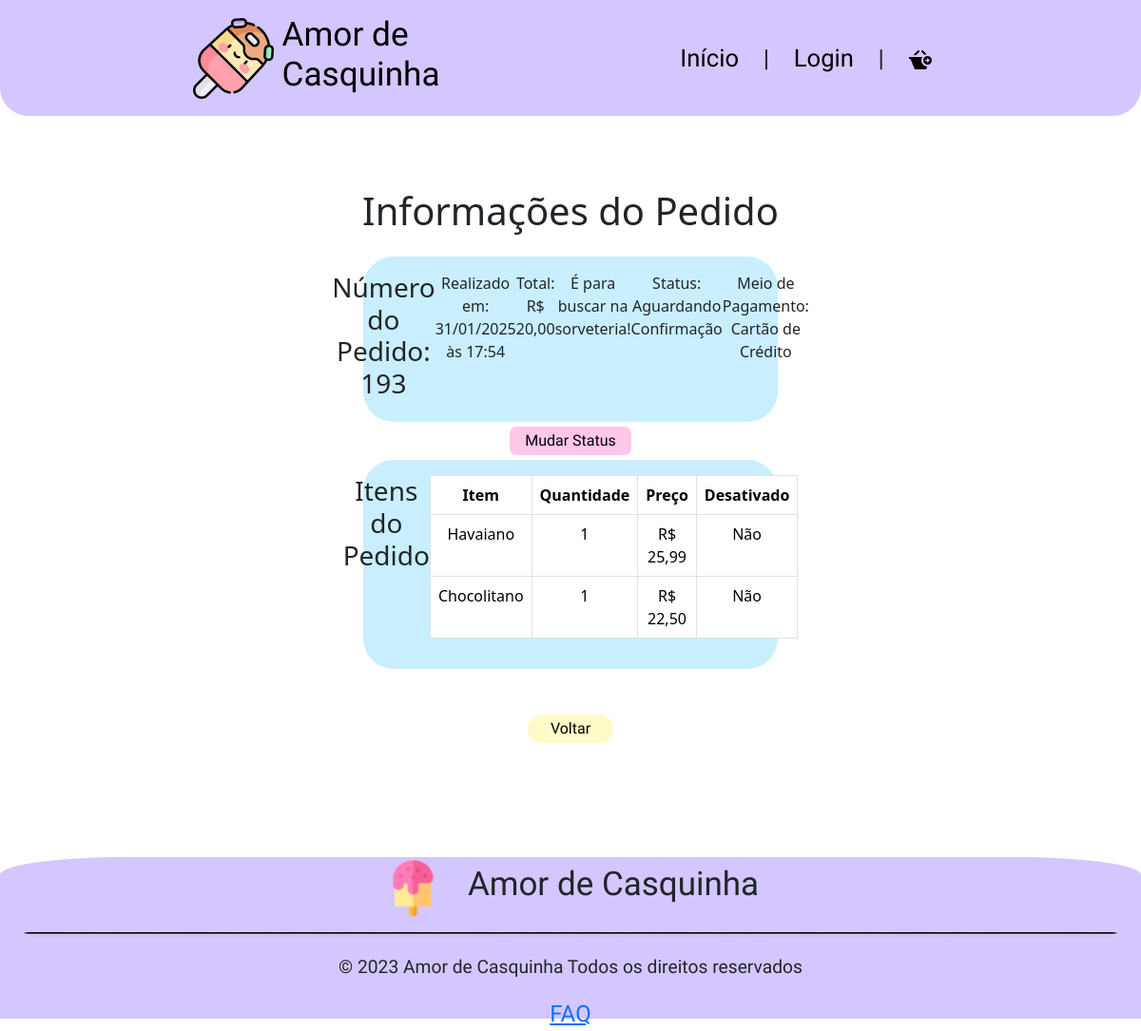
The page /app/view/informacoesPedido.php?idPedido=193 on the database its author committed.
### tables this page shows
CREATE TABLE `pedidos` (
  `idPedido` int(11) NOT NULL,
  `idCliente` int(11) NOT NULL,
  `dtPedido` datetime DEFAULT NULL,
  `dtPagamento` datetime DEFAULT NULL,
  `tipoFrete` int(11) DEFAULT 0 COMMENT '{ { 0, Retirada }, { 1, MOTOBOY } }',
  `idEndereco` int(11) DEFAULT NULL,
  `valorTotal` decimal(12,2) DEFAULT NULL,
  `dtCancelamento` datetime DEFAULT NULL,
  `motivoCancelamento` text DEFAULT NULL,
  `statusPedido` enum('Aguardando Confirmação','Aguardando Envio','A Caminho','Entregue','Cancelado','Concluído','Entrega Falhou') DEFAULT 'Aguardando Confirmação',
  `idEntregador` int(11) DEFAULT NULL,
  `frete` double DEFAULT NULL,
  `meioPagamento` enum('Cartão de Débito','Cartão de Crédito','Dinheiro') NOT NULL DEFAULT 'Dinheiro',
  `trocoPara` float DEFAULT NULL
);

CREATE TABLE `itens_pedido` (
  `idPedido` int(11) DEFAULT NULL,
  `idProduto` int(11) DEFAULT NULL,
  `quantidade` int(11) DEFAULT NULL
);

CREATE TABLE `variacaoproduto` (
  `idVariacao` int(11) NOT NULL,
  `desativado` tinyint(4) DEFAULT 0,
  `nomeVariacao` varchar(255) NOT NULL,
  `precoVariacao` decimal(10,2) NOT NULL,
  `fotoVariacao` varchar(255) NOT NULL,
  `idProduto` int(11) NOT NULL
);

### app/config/database.php (called while the page is built, shortened)
<?php
    class Database {
        private $host;
        private $db;
        private $user;
        private $pass;
        private $charset;
        private $conn;
        public function __construct() {
            $env = file_get_contents(__DIR__."/.env");
            $lines = explode("\n",$env);
            $this->host = 'localhost';
            $this->db = 'db_sorveteria';
            $this->user = 'root';
            $this->pass = '';
            $this->charset = 'utf8mb4';
        }
        public function getConnection() {
            $dsn = "mysql:host={$this->host};dbname={$this->db};charset={$this->charset}";
            $options = [
                PDO::ATTR_ERRMODE            => PDO::ERRMODE_EXCEPTION,
                PDO::ATTR_DEFAULT_FETCH_MODE => PDO::FETCH_ASSOC,
                PDO::ATTR_EMULATE_PREPARES   => false,
            ];
            try {
                $this->conn = new PDO($dsn, $this->user, $this->pass, $options);
            } catch (PDOException $e) {
                throw new PDOException($e->getMessage(), (int)$e->getCode());
            }
            return $this->conn;
        }
}

### app/model/pedido.php (called while the page is built, shortened)
<?php
require_once '../config/database.php';
class Pedido {
    private $conn;
    public function __construct() {
        try {
            $database = new DataBase();
            $this->conn = $database->getConnection();
        } catch (PDOException $e) {
            throw new Exception("Erro ao conectar com o banco de dados: " . $e->getMessage());
        }
    }
    public function listarPedidoPorId($idPedido) {
        if (isset($idPedido)) {
            try {
                $stmt = $this->conn->prepare("CALL ListarPedidoPorID(?)");
                $stmt->bindParam(1, $idPedido, PDO::PARAM_INT);
                $stmt->execute();
                $pedido = null;
                if ($stmt->rowCount() > 0) {
                    $pedido = $stmt->fetch(PDO::FETCH_ASSOC);
                }
                return $pedido;
            } catch (PDOException $e) {
                echo $e;
                throw new Exception("Erro ao listar pedido: " . $e->getMessage());
            }
        } else {
            throw new Exception("ID do pedido não fornecido!");
        }
    }
    public function listarInformacoesPedido($idPedido) {
        if (isset($idPedido)) {
            try {
                $stmt = $this->conn->prepare("CALL ListarInformacoesPedido(?)");
                $stmt->bindParam(1, $idPedido, PDO::PARAM_INT);
                $stmt->execute();
                $produtos = [];
                while ($row = $stmt->fetch(PDO::FETCH_ASSOC)) {
                    $produtos[] = $row;
                }
                return $produtos;
            } catch (PDOException $e) {
                echo $e;
                throw new Exception("Erro ao listar pedido: " . $e->getMessage());
            }
        } else {
            throw new Exception("ID do pedido não fornecido!");
        }
    }
}
?>

### app/controller/pedidoController.php (called while the page is built, shortened)
<?php
require_once '../model/pedido.php';
class PedidoController {
    private $pedidoModel;
    public function __construct() {
        $this->pedidoModel = new Pedido();
    }
    public function listarPedidoPorId($idPedido) {
        try {
            return $this->pedidoModel->listarPedidoPorId($idPedido);
        } catch (Exception $e) {
            return ["error" => $e->getMessage()];
        }
    }
    public function listarInformacoesPedido($pedidoId) {
        try {
            return $this->pedidoModel->listarInformacoesPedido($pedidoId);
        } catch (Exception $e) {
            return ["error" => $e->getMessage()];
        }
    }
}
?>

### app/view/informacoesPedido.php (the view, shortened to what this page needs)
<?php
require_once '../controller/PedidoController.php';
$pedidoController = new PedidoController();
?>
<!DOCTYPE html>
<html lang="pt-br">
<head>
    <link href="https://cdn.jsdelivr.net/npm/bootstrap@5.3.2/dist/css/bootstrap.min.css" rel="stylesheet">
    <link rel="stylesheet" href="style/CabecalhoRodape.css">
    <link rel="stylesheet" href="style/infoPedidos.css">
</head>
<body>
    <?php
    include_once 'components/header.php';
    $pedidoId = $_GET['idPedido'] ?? null;
    ?>
    <main class="container my-5 text-center flex flex-column justify-content-center">
        <h1 class="text-center mb-4">Informações do Pedido</h1>
        <div class="container text-center">
            <?php if ($pedidoId): ?>
                <?php
                $pedido = $pedidoController->listarPedidoPorId($pedidoId);
                $produtos = $pedidoController->listarInformacoesPedido($pedidoId);
                ?>
                <div class="box-pedido w-100 d-flex justify-content-center blue m-auto rounded-5 py-3">
                    <?php if ($pedido): ?>
                        <h3>Número do Pedido: <?= htmlspecialchars($pedido['idPedido']) ?></h3>
                        <p>Realizado em: <?= htmlspecialchars((new DateTime($pedido['dtPedido']))->format('d/m/Y \à\s H:i')); ?></p>
                        <p>Total: R$ <?= number_format($pedido['valorTotal'], 2, ',', '.') ?></p>
                        <p><?= $pedido['tipoFrete'] == 1 ? 'É para entrega!' : 'É para buscar na sorveteria!' ?></p>
                        <p>Status: <?= htmlspecialchars($pedido['statusPedido']) ?></p>
                        <p>Meio de Pagamento: <?= htmlspecialchars($pedido['meioPagamento']) ?></p>
                    </div>
                    <?php
                    $statusPermitidos = ['Aguardando Confirmação', 'Preparando pedido', 'Aguardando Envio', 'Aguardando Retirada'];
                    if (in_array($pedido['statusPedido'], $statusPermitidos) || ($pedido['tipoFrete'] == 0 && $pedido['statusPedido'] == 'Entregue')):
                    ?>
                        <form method="POST" action="">
                            <button type="submit" class="btnStatus px-3">Mudar Status</button>
                        </form>
                    <?php endif; ?>
                <?php else: ?>
                    <div class="alert alert-danger">Pedido não encontrado.</div>
                <?php endif; ?>
                <div class="box-pedido w-100 d-flex justify-content-center blue m-auto rounded-5 py-3">
                    <?php if ($produtos): ?>
                        <h3>Itens do Pedido</h3>
                        <table class="table table-bordered">
                            <thead>
                                <tr>
                                    <th>Item</th>
                                    <th>Quantidade</th>
                                    <th>Preço</th>
                                    <th>Desativado</th>
                                </tr>
                            </thead>
                            <tbody>
                                <?php foreach ($produtos as $itens): ?>
                                    <tr>
                                        <td><?= htmlspecialchars($itens['NomeProduto']) ?></td>
                                        <td><?= htmlspecialchars($itens['quantidade']) ?></td>
                                        <td>R$ <?= number_format($itens['Preco'], 2, ',', '.') ?></td>
                                        <td><?= $itens['ProdutoDesativado'] ? 'Sim' : 'Não' ?></td>
                                    </tr>
                                <?php endforeach; ?>
                            </tbody>
                        </table>
                    <?php endif; ?>
                </div>
            <?php else: ?>
                <div class="alert alert-warning">ID do pedido não fornecido.</div>
            <?php endif; ?>
            <button class="btn-yellow rounded-4 mt-5"><a href="pedidos.php">Voltar</a></button>
        </div>
    </main>
    <?php include_once 'components/footer.php'; ?>
</body>
</html>

### app/view/style/CabecalhoRodape.css (style rules this page uses)
:root { --roxo-bebe: #D4C7FF; --Nunito: 'Nunito', sans-serif; --Agbalumo: 'Agbalumo'; }
* { padding: 0; margin: 0; }
main { padding-top: 150px; }

### app/view/style/infoPedidos.css (style rules this page uses)
:root { --roxo-bebe: #D4C7FF; --Nunito: 'Nunito', sans-serif; --Agbalumo: 'Agbalumo'; --azul-bebe: #C9EFFF; --rosa-bebe: #FFC7E8; --amarelo-bebe: #FFFAC7; --verde-bebe: #E2FFC7; }
.blue { background-color: var(--azul-bebe); }
.btn-yellow { background-color: var(--amarelo-bebe); border: none; font-family: var(--Agbalumo); width: 90px; height: 30px; }
.btn-yellow a { color: black; text-decoration: none; }
.btnStatus { border: none; border-radius: 7px; font-family: var(--Agbalumo); height: 30px; margin: 5px 0; transition: all 0.5s; -webkit-transition: all 0.5s; background-color: var(--rosa-bebe); }
@media (min-width: 768px) { .box-pedido { width: 40% !important; } }

### rows shown on the page
pedidos: idPedido "193", dtPedido "31/01/2025 às 17:54", valorTotal "20,00", statusPedido "Aguardando Confirmação", meioPagamento "Cartão de Crédito"
itens_pedido: idProduto.nomeVariacao "Havaiano", quantidade "1", idProduto.precoVariacao "25,99"
itens_pedido: idProduto.nomeVariacao "Chocolitano", quantidade "1", idProduto.precoVariacao "22,50"
